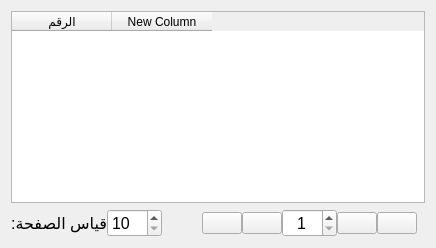
            <widget class="QWidget" name="tab_7">
             <property name="sizePolicy">
              <sizepolicy hsizetype="Expanding" vsizetype="Expanding">
               <horstretch>0</horstretch>
               <verstretch>0</verstretch>
              </sizepolicy>
             </property>
             <attribute name="title">
              <string>اشعارات</string>
             </attribute>
             <layout class="QVBoxLayout" name="verticalLayout_17">
              <item>
               <widget class="QTableWidget" name="tableWidget">
                <column>
                 <property name="text">
                  <string>الرقم</string>
                 </property>
                </column>
                <column>
                 <property name="text">
                  <string>New Column</string>
                 </property>
                </column>
               </widget>
              </item>
              <item>
               <layout class="QHBoxLayout" name="horizontalLayout_23" stretch="2,4,5,1,1,4,1,1">
                <property name="spacing">
                 <number>0</number>
                </property>
                <property name="rightMargin">
                 <number>8</number>
                </property>
                <property name="bottomMargin">
                 <number>0</number>
                </property>
                <item>
                 <widget class="QLabel" name="label_29">
                  <property name="font">
                   <font>
                    <pointsize>12</pointsize>
                    <weight>50</weight>
                    <italic>false</italic>
                    <bold>false</bold>
                   </font>
                  </property>
                  <property name="text">
                   <string>قياس الصفحة:</string>
                  </property>
                 </widget>
                </item>
                <item>
                 <widget class="QSpinBox" name="s_page_size_4">
                  <property name="font">
                   <font>
                    <pointsize>12</pointsize>
                    <weight>50</weight>
                    <italic>false</italic>
                    <bold>false</bold>
                   </font>
                  </property>
                  <property name="minimum">
                   <number>10</number>
                  </property>
                  <property name="maximum">
                   <number>200</number>
                  </property>
                  <property name="singleStep">
                   <number>10</number>
                  </property>
                 </widget>
                </item>
                <item>
                 <spacer name="horizontalSpacer_6">
                  <property name="orientation">
                   <enum>Qt::Horizontal</enum>
                  </property>
                  <property name="sizeHint" stdset="0">
                   <size>
                    <width>40</width>
                    <height>20</height>
                   </size>
                  </property>
                 </spacer>
                </item>
                <item>
                 <widget class="QPushButton" name="last_4">
                  <property name="text">
                   <string/>
                  </property>
                  <property name="icon">
                   <iconset resource="icons.qrc">
                    <normaloff>:/icons/icons/last-white.png</normaloff>:/icons/icons/last-white.png</iconset>
                  </property>
                  <property name="iconSize">
                   <size>
                    <width>40</width>
                    <height>40</height>
                   </size>
                  </property>
                 </widget>
                </item>
                <item>
                 <widget class="QPushButton" name="post_4">
                  <property name="text">
                   <string/>
                  </property>
                  <property name="icon">
                   <iconset resource="icons.qrc">
                    <normaloff>:/icons/icons/next-white.png</normaloff>:/icons/icons/next-white.png</iconset>
                  </property>
                  <property name="iconSize">
                   <size>
                    <width>40</width>
                    <height>40</height>
                   </size>
                  </property>
                 </widget>
                </item>
                <item>
                 <widget class="QSpinBox" name="page_num_4">
                  <property name="font">
                   <font>
                    <pointsize>12</pointsize>
                    <weight>50</weight>
                    <italic>false</italic>
                    <bold>false</bold>
                   </font>
                  </property>
                  <property name="alignment">
                   <set>Qt::AlignCenter</set>
                  </property>
                  <property name="minimum">
                   <number>1</number>
                  </property>
                  <property name="maximum">
                   <number>999</number>
                  </property>
                 </widget>
                </item>
                <item>
                 <widget class="QPushButton" name="previous_4">
                  <property name="text">
                   <string/>
                  </property>
                  <property name="icon">
                   <iconset resource="icons.qrc">
                    <normaloff>:/icons/icons/previous-white.png</normaloff>:/icons/icons/previous-white.png</iconset>
                  </property>
                  <property name="iconSize">
                   <size>
                    <width>40</width>
                    <height>40</height>
                   </size>
                  </property>
                 </widget>
                </item>
                <item>
                 <widget class="QPushButton" name="first_4">
                  <property name="text">
                   <string/>
                  </property>
                  <property name="icon">
                   <iconset resource="icons.qrc">
                    <normaloff>:/icons/icons/first-white.png</normaloff>:/icons/icons/first-white.png</iconset>
                  </property>
                  <property name="iconSize">
                   <size>
                    <width>40</width>
                    <height>40</height>
                   </size>
                  </property>
                 </widget>
                </item>
               </layout>
              </item>
             </layout>
            </widget>
